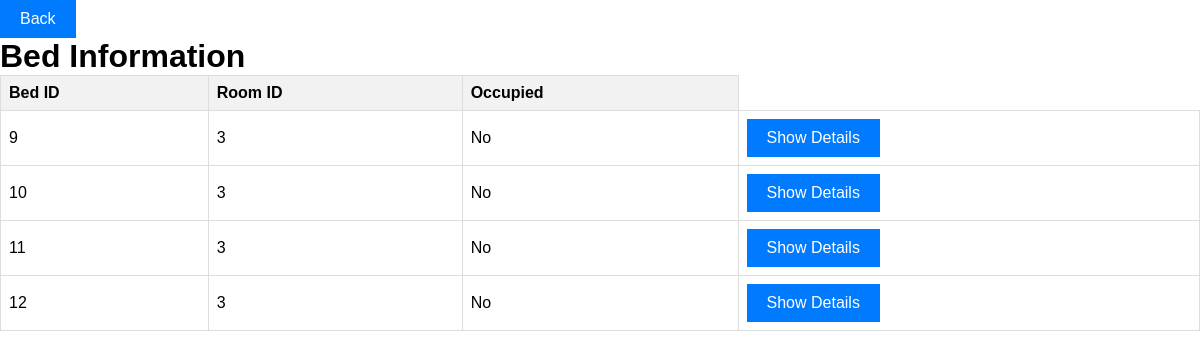
Screenshot of /client/pages/BedRoom.php?room_id=3 with the database file from the repository.
### tables this page shows
CREATE TABLE `beds` (
  `beds_id` int(11) NOT NULL,
  `room_id` int(11) DEFAULT NULL,
  `occupied` tinyint(1) DEFAULT 0,
  `customer_id` int(11) DEFAULT NULL
);

### server/database/db_connections.php (called while the page is built)
<?php
function connections()
{
    $servername = "localhost";
    $username = "root";
    $password = "";
    $database = "boarding_house";
    try {
        $conn = new PDO("mysql:host=$servername;dbname=$database", $username, $password);
        $conn->setAttribute(PDO::ATTR_ERRMODE, PDO::ERRMODE_EXCEPTION);
        return $conn;
    } catch (PDOException $e) {
        die("Connection failed: " . $e->getMessage());
    }
}
?>

### server/database/models/Beds_model.php (called while the page is built, shortened)
<?php
require_once dirname(__DIR__, 2) . '/database/db_connections.php';
class BedModel
{
    private $connect;
    public function __construct()
    {
        $this->connect = connections();
    }
    public function getBedsByRoomId($roomId)
    {
        $beds = [];
        try {
            $stmt = $this->connect->prepare('SELECT * FROM beds WHERE room_id = :roomId');
            $stmt->bindParam(':roomId', $roomId);
            $stmt->execute();
            $beds = $stmt->fetchAll(PDO::FETCH_ASSOC);
        } catch (PDOException $e) {
            throw new Exception("Error fetching bed data: " . $e->getMessage());
        }
        return $beds;
    }
}
?>

### client/pages/BedRoom.php (the view, shortened to what this page needs)
<?php
include '../../server/database/models/beds_model.php';
$bedModel = new BedModel();
$beds = [];
if (isset($_GET['room_id'])) {
    $roomId = $_GET['room_id'];
    try {
        $beds = $bedModel->getBedsByRoomId($roomId);
    } catch (Exception $e) {
        $error = 'Error fetching bed data: ' . $e->getMessage();
    }
} else {
    header('Location: room.php?error=No room ID provided');
    exit();
}
?>
<!DOCTYPE html>
<html lang="en">
<head>
    <link rel="stylesheet" href="../assets/style.css">
</head>
<body>
    <button><a href="Room.php">Back</a></button>
    <h1>Bed Information</h1>
    <table>
        <thead>
            <tr>
                <th>Bed ID</th>
                <th>Room ID</th>
                <th>Occupied</th>
            </tr>
        </thead>
        <tbody>
            <?php foreach ($beds as $bed): ?>
                <tr>
                    <td>
                        <?php echo $bed['beds_id']; ?>
                    </td>
                    <td>
                        <?php echo $bed['room_id']; ?>
                    </td>
                    <td>
                        <?php echo $bed['occupied'] ? 'Yes' : 'No'; ?>
                    </td>
                    <td>
                        <button>Show Details</button>
                    </td>
                </tr>
            <?php endforeach; ?>
        </tbody>
    </table>
</body>
</html>

### client/assets/style.css (style rules this page uses)
body { font-family: Arial, sans-serif; margin: 0; padding: 0; }
h1 { margin: 0; }
button { padding: 10px 20px; background-color: #007bff; border: none; color: white; font-size: 16px; cursor: pointer; }
button a { text-decoration: none; color: inherit; }
table { border-collapse: collapse; width: 100%; }
th, td { border: 1px solid #ddd; padding: 8px; text-align: left; }
th { background-color: #f2f2f2; }

### rows the page displays
beds: beds_id "9", room "3", occupied "No"
beds: beds_id "10", room "3", occupied "No"
beds: beds_id "11", room "3", occupied "No"
beds: beds_id "12", room "3", occupied "No"
